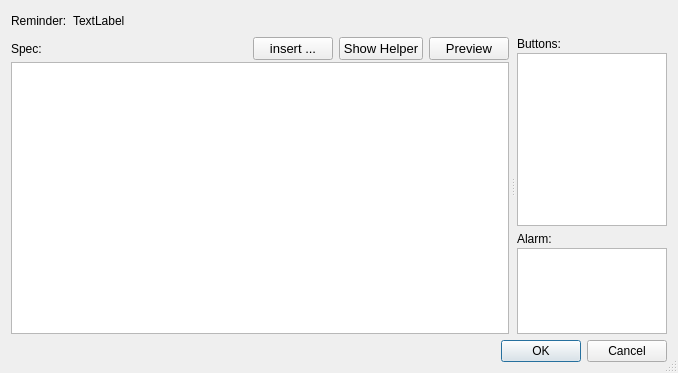
<?xml version="1.0" encoding="UTF-8"?>
<ui version="4.0">
 <class>clUI_AllReminders_Dialog_EditSpec</class>
 <widget class="QDialog" name="clUI_AllReminders_Dialog_EditSpec">
  <property name="geometry">
   <rect>
    <x>0</x>
    <y>0</y>
    <width>678</width>
    <height>373</height>
   </rect>
  </property>
  <property name="windowTitle">
   <string>Dialog</string>
  </property>
  <property name="sizeGripEnabled">
   <bool>true</bool>
  </property>
  <layout class="QVBoxLayout" name="verticalLayout_3">
   <item>
    <layout class="QHBoxLayout" name="horizontalLayout_2">
     <item>
      <widget class="QLabel" name="label_4">
       <property name="text">
        <string>Reminder:</string>
       </property>
      </widget>
     </item>
     <item>
      <widget class="QLabel" name="label_reminder_title">
       <property name="text">
        <string>TextLabel</string>
       </property>
      </widget>
     </item>
     <item>
      <spacer name="horizontalSpacer_2">
       <property name="orientation">
        <enum>Qt::Horizontal</enum>
       </property>
       <property name="sizeHint" stdset="0">
        <size>
         <width>40</width>
         <height>20</height>
        </size>
       </property>
      </spacer>
     </item>
    </layout>
   </item>
   <item>
    <widget class="QSplitter" name="splitter">
     <property name="sizePolicy">
      <sizepolicy hsizetype="Expanding" vsizetype="Expanding">
       <horstretch>0</horstretch>
       <verstretch>0</verstretch>
      </sizepolicy>
     </property>
     <property name="orientation">
      <enum>Qt::Horizontal</enum>
     </property>
     <property name="handleWidth">
      <number>8</number>
     </property>
     <property name="childrenCollapsible">
      <bool>false</bool>
     </property>
     <widget class="QWidget" name="layoutWidget">
      <layout class="QVBoxLayout" name="verticalLayout">
       <property name="spacing">
        <number>2</number>
       </property>
       <item>
        <layout class="QHBoxLayout" name="horizontalLayout">
         <property name="spacing">
          <number>6</number>
         </property>
         <property name="topMargin">
          <number>0</number>
         </property>
         <item>
          <widget class="QLabel" name="label">
           <property name="sizePolicy">
            <sizepolicy hsizetype="Fixed" vsizetype="Preferred">
             <horstretch>0</horstretch>
             <verstretch>0</verstretch>
            </sizepolicy>
           </property>
           <property name="text">
            <string>Spec:</string>
           </property>
          </widget>
         </item>
         <item>
          <spacer name="horizontalSpacer">
           <property name="orientation">
            <enum>Qt::Horizontal</enum>
           </property>
           <property name="sizeHint" stdset="0">
            <size>
             <width>40</width>
             <height>20</height>
            </size>
           </property>
          </spacer>
         </item>
         <item>
          <widget class="QPushButton" name="pushButton_insert">
           <property name="styleSheet">
            <string notr="true">font: 10pt</string>
           </property>
           <property name="text">
            <string>insert ...</string>
           </property>
          </widget>
         </item>
         <item>
          <widget class="QPushButton" name="pushButton_show_helper">
           <property name="styleSheet">
            <string notr="true">font: 10pt</string>
           </property>
           <property name="text">
            <string>Show Helper</string>
           </property>
          </widget>
         </item>
         <item>
          <widget class="QPushButton" name="pushButton_preview">
           <property name="styleSheet">
            <string notr="true">font: 10pt</string>
           </property>
           <property name="text">
            <string>Preview</string>
           </property>
          </widget>
         </item>
        </layout>
       </item>
       <item>
        <widget class="QPlainTextEdit" name="plainTextEdit_spec">
         <property name="sizePolicy">
          <sizepolicy hsizetype="Expanding" vsizetype="Expanding">
           <horstretch>0</horstretch>
           <verstretch>1</verstretch>
          </sizepolicy>
         </property>
        </widget>
       </item>
      </layout>
     </widget>
     <widget class="QWidget" name="layoutWidget">
      <layout class="QVBoxLayout" name="verticalLayout_2">
       <property name="spacing">
        <number>2</number>
       </property>
       <item>
        <widget class="QLabel" name="label_3">
         <property name="sizePolicy">
          <sizepolicy hsizetype="Fixed" vsizetype="Preferred">
           <horstretch>0</horstretch>
           <verstretch>0</verstretch>
          </sizepolicy>
         </property>
         <property name="text">
          <string>Buttons:</string>
         </property>
        </widget>
       </item>
       <item>
        <widget class="QTableWidget" name="tableWidget_buttons">
         <property name="sizePolicy">
          <sizepolicy hsizetype="Preferred" vsizetype="Expanding">
           <horstretch>0</horstretch>
           <verstretch>2</verstretch>
          </sizepolicy>
         </property>
         <property name="sizeAdjustPolicy">
          <enum>QAbstractScrollArea::AdjustToContents</enum>
         </property>
        </widget>
       </item>
       <item>
        <spacer name="verticalSpacer">
         <property name="orientation">
          <enum>Qt::Vertical</enum>
         </property>
         <property name="sizeType">
          <enum>QSizePolicy::Fixed</enum>
         </property>
         <property name="sizeHint" stdset="0">
          <size>
           <width>20</width>
           <height>4</height>
          </size>
         </property>
        </spacer>
       </item>
       <item>
        <widget class="QLabel" name="label_2">
         <property name="sizePolicy">
          <sizepolicy hsizetype="Fixed" vsizetype="Preferred">
           <horstretch>0</horstretch>
           <verstretch>0</verstretch>
          </sizepolicy>
         </property>
         <property name="text">
          <string>Alarm:</string>
         </property>
        </widget>
       </item>
       <item>
        <widget class="QPlainTextEdit" name="plainTextEdit_alarm">
         <property name="sizePolicy">
          <sizepolicy hsizetype="Preferred" vsizetype="Expanding">
           <horstretch>0</horstretch>
           <verstretch>1</verstretch>
          </sizepolicy>
         </property>
         <property name="sizeAdjustPolicy">
          <enum>QAbstractScrollArea::AdjustToContents</enum>
         </property>
         <property name="readOnly">
          <bool>true</bool>
         </property>
        </widget>
       </item>
      </layout>
     </widget>
    </widget>
   </item>
   <item>
    <widget class="QDialogButtonBox" name="buttonBox">
     <property name="orientation">
      <enum>Qt::Horizontal</enum>
     </property>
     <property name="standardButtons">
      <set>QDialogButtonBox::Cancel|QDialogButtonBox::Ok</set>
     </property>
    </widget>
   </item>
  </layout>
 </widget>
 <resources/>
 <connections>
  <connection>
   <sender>buttonBox</sender>
   <signal>accepted()</signal>
   <receiver>clUI_AllReminders_Dialog_EditSpec</receiver>
   <slot>accept()</slot>
   <hints>
    <hint type="sourcelabel">
     <x>248</x>
     <y>254</y>
    </hint>
    <hint type="destinationlabel">
     <x>157</x>
     <y>274</y>
    </hint>
   </hints>
  </connection>
  <connection>
   <sender>buttonBox</sender>
   <signal>rejected()</signal>
   <receiver>clUI_AllReminders_Dialog_EditSpec</receiver>
   <slot>reject()</slot>
   <hints>
    <hint type="sourcelabel">
     <x>316</x>
     <y>260</y>
    </hint>
    <hint type="destinationlabel">
     <x>286</x>
     <y>274</y>
    </hint>
   </hints>
  </connection>
 </connections>
</ui>
